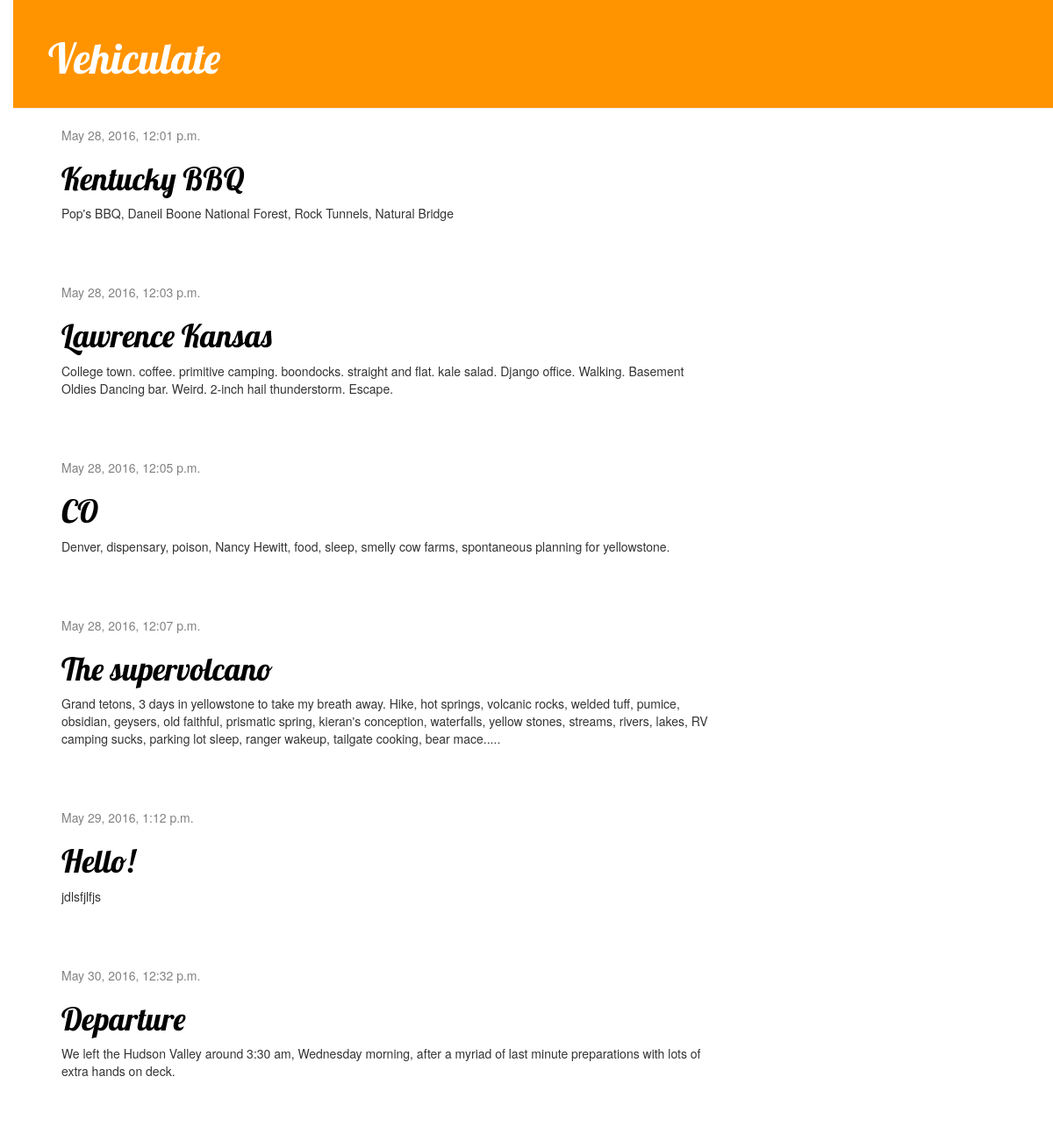
The page / on the database its author committed.
### blog/models.py (models this page shows, shortened)
class Post(models.Model):
    author = models.ForeignKey('auth.User')
    title = models.CharField(max_length=200)
    text = models.TextField()
    created_date = models.DateTimeField(
            default=timezone.now)
    published_date = models.DateTimeField(
            blank=True, null=True)

### blog/views.py (the view)
# urls.py: url(r'^$', views.post_list, name='post_list'),
def post_list(request):
    posts = Post.objects.filter(published_date__lte=timezone.now()).order_by('published_date')
    return render(request, 'blog/post_list.html', {"posts":posts})

### blog/templates/blog/post_list.html
{% extends 'blog/base.html' %}
{% block content %}
    {% for post in posts %}
        <div class="post">
            <div class="date">
                {{ post.published_date }}
            </div>
            <h1><a href="{% url 'post_detail' pk=post.pk %}">{{ post.title }}</a></h1>
            <p>{{ post.text|linebreaks }}</p>
        </div>
    {% endfor %}
{% endblock %}

### blog/templates/blog/base.html (shortened to what this page needs)
{% load staticfiles %}
<html>
    <head>
        <link rel="stylesheet" href="//maxcdn.bootstrapcdn.com/bootstrap/3.2.0/css/bootstrap.min.css">
        <link rel="stylesheet" href="//maxcdn.bootstrapcdn.com/bootstrap/3.2.0/css/bootstrap-theme.min.css">
        <link rel="stylesheet" href="{% static 'css/blog.css' %}">
    </head>
    <body>
      <body>
        <div class="page-header">
            <h1><a href="/">Vehiculate</a></h1>
        </div>
        <div class="content container">
            <div class="row">
                <div class="col-md-8">
                {% block content %}
                {% endblock %}
                </div>
            </div>
        </div>
    </body>
    </body>
</html>

### blog/static/css/blog.css (style rules this page uses)
body { padding-left: 15px; }
h1 a { color: #FCA205; font-family: 'Lobster'; }
.page-header { background-color: #ff9400; margin-top: 0; padding: 20px 20px 20px 40px; }
.page-header h1, .page-header h1 a, .page-header h1 a:visited, .page-header h1 a:active { color: #ffffff; font-size: 36pt; text-decoration: none; }
.content { margin-left: 40px; }
h1, h2, h3, h4 { font-family: 'Lobster', cursive; }
.date { color: #828282; }
.post { margin-bottom: 70px; }
.post h1 a, .post h1 a:visited { color: #000000; }

### rows shown on the page
Post: published_date "May 28, 2016, 12:01 p.m.", title "Kentucky BBQ", text "Pop's BBQ, Daneil Boone National Forest, Rock Tunnels, Natural Bridge"
Post: published_date "May 28, 2016, 12:03 p.m.", title "Lawrence Kansas", text "College town. coffee. primitive camping. boondocks. straight and flat. kale salad. Django office. Walking. Basement Oldies Dancing bar. Weird. 2-inch hail thunderstorm. Escape."
Post: published_date "May 28, 2016, 12:05 p.m.", title "CO", text "Denver, dispensary, poison, Nancy Hewitt, food, sleep, smelly cow farms, spontaneous planning for yellowstone."
Post: published_date "May 28, 2016, 12:07 p.m.", title "The supervolcano", text "Grand tetons, 3 days in yellowstone to take my breath away. Hike, hot springs, volcanic rocks, welded tuff, pumice, obsidian, geysers, old faithful, prismatic spring, kieran's conception, waterfalls, yellow stones, streams, rivers, lakes, RV camping sucks, parking lot sleep, ranger wakeup, tailgate cooking, bear mace....."
Post: published_date "May 29, 2016, 1:12 p.m.", title "Hello!", text "jdlsfjlfjs"
Post: published_date "May 30, 2016, 12:32 p.m.", title "Departure", text "We left the Hudson Valley around 3:30 am, Wednesday morning, after a myriad of last minute preparations with lots of extra hands on deck."
